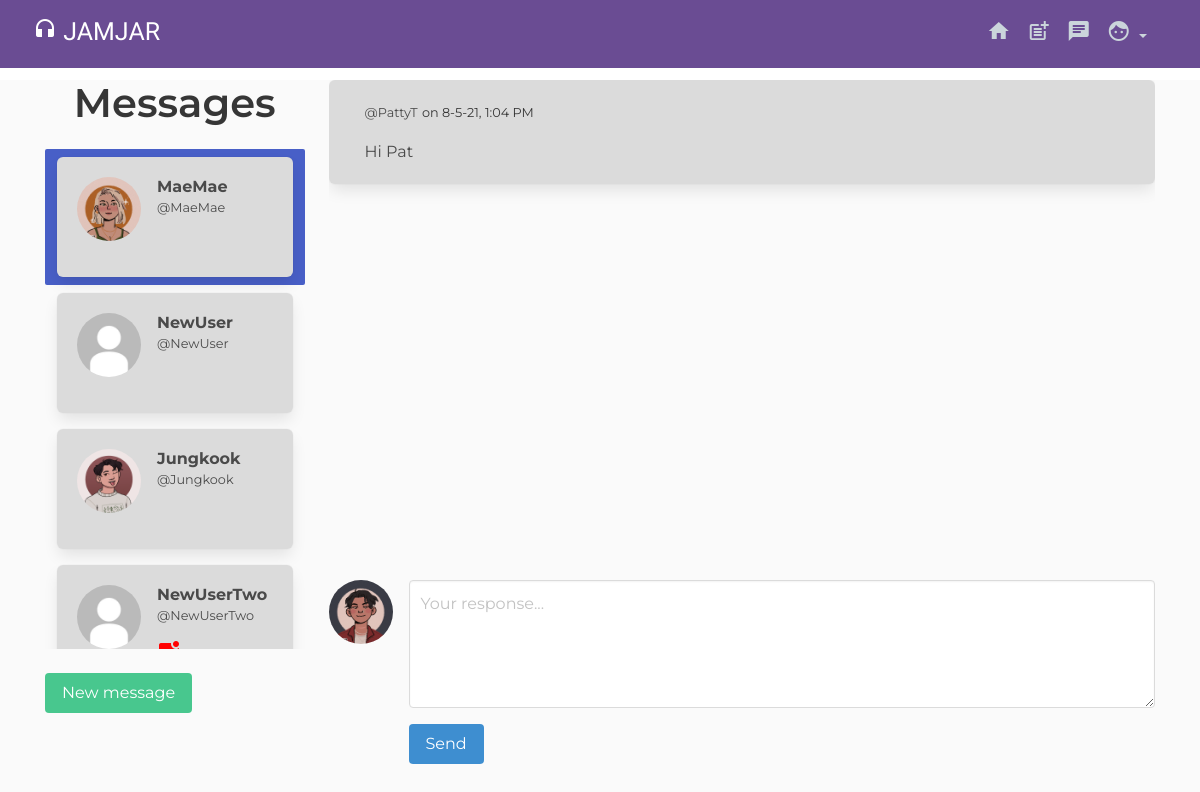
/messages (signed in), run on the app's committed database.
### users/models.py (models this page shows, shortened)
class Profile(models.Model):
    user = models.OneToOneField(User, on_delete=models.CASCADE)
    image = models.ImageField(default='default.jpg', upload_to='profile_pics')
    location = models.CharField(max_length=50, null=True, blank=True)
    bio = models.TextField(max_length=150, null=True, blank=True)

### dm/models.py (models this page shows, shortened)
class Message(models.Model):
    user = models.ForeignKey(User, on_delete=models.CASCADE, related_name='user')
    sender = models.ForeignKey(User, on_delete=models.CASCADE, related_name='from_user')
    recipient = models.ForeignKey(User, on_delete=models.CASCADE, related_name='to_user')
    body = models.TextField(max_length=500, blank=True, null=True)
    date = models.DateTimeField(auto_now_add=True)
    is_read = models.BooleanField(default=False)
    def get_messages(user):
        users = []
        d_messages = Message.objects.filter(user=user).values('recipient').annotate(last=Max('date')).order_by('last')
        for d_message in d_messages:
            users.append({
                'user': User.objects.get(pk=d_message['recipient']),
                'last': d_message['last'],
                'unread': Message.objects.filter(user=user, recipient__pk=d_message['recipient'], is_read=False).count()
            })
        return users

### dm/views.py (the view)
# urls.py: path('messages', dm_views.inbox, name='messages'),
@login_required
def inbox(request):
    d_messages = Message.get_messages(user=request.user)
    active_dm = None
    dms = None
    if d_messages:
        d_message = d_messages[0]
        active_dm = d_message['user'].username
        dms = Message.objects.filter(user=request.user, recipient=d_message['user'])
        dms.update(is_read=True)
        for d_message in d_messages:
            if d_message['user'].username == active_dm:
                d_message['unread'] = 0
        context = {
            'dms': dms,
            'd_messages': d_messages,
            'active_dm': active_dm,
        }
    try:
        return render(request, 'dm/messages.html', context)
    except:
        return render(request, 'dm/messages.html')

### dm/templates/dm/messages.html (shortened to what this page needs)
{% extends "blog/base.html" %}
{% load static %}
{% block content %}
  <div class="columns is-mobile">
  <div class="column is-one-quarter">
<aside class="menu">
    <h1 class="title is-2 has-text-centered">
    Messages
    </h1>
<ul style="overflow-y: scroll; height: 500px" class="menu-list">
    {% for d_message in d_messages %}
    <a class="{% if active_dm == d_message.user.username %}is-active{% endif %}" href="{% url 'dms' d_message.user.username %}">
        <div class="box has-background-grey-lighter">
            <article class="media">
                <div class="media-left">
                    <figure class="image is-64x64">
                        {% if d_message.user.profile.image.url %}
                            <img class = "rounded-circle article-img" src="{{ d_message.user.profile.image.url }}">
                        {% endif %}
                    </figure>
                </div>
                <div class="media-content">
                    <div class="content">
                        <p>
                        <strong>{{ d_message.user.username }}</strong> <small>@{{ d_message.user.username }}</small>
                        </p>
                    </div>
                    <div class="content">
                        {% if d_message.unread %}
                        <p style="font-weight: bold; color: red;">
                            <i class="material-icons">mark_chat_unread</i> {{ d_message.unread }}
                        </p>
                        {% endif %}
                    </div>
                </div>
            </article>
        </div>
    </a>
    {% endfor %}
</ul>
</aside>
<br>
<a href="#" class="button is-success">New message</a>
</div>
<div class="column">
<div style="overflow-y: scroll; height: 500px">
{% for dm in dms %}
<div class="box has-background-grey-lighter">
  <article class="media">
    <div class="media-content">
      <div class="content">
        <p>
          <small>@{{ dm.sender.username }}</small>
          <strong><small> on {{ dm.date|date:'n-j-y, g:i A'}}</small></strong>
        </p>
        {{ dm.body }}
      </div>
    </div>
  </article>
</div>
{% endfor %}
</div>
<form role="form" method="POST" action="#">
<article class="media">
  <figure class="media-left">
    <p class="image is-64x64">
      <img class = "rounded-circle article-img" src="{{ user.profile.image.url }}">
    </p>
  </figure>
  <div class="media-content">
    <div class="field">
      <p class="control">
        <textarea class="textarea" name="body" placeholder="Your response..."></textarea>
      </p>
    </div>
    <nav class="level">
      <div class="level-left">
        <div class="level-item">
          <button type="submit" name="action" class="button is-info">Send</buttom>
        </div>
      </div>
    </nav>
  </div>
</article>
</form>
</div>
</div>
{% endblock %}

### blog/static/blog/main.css (style rules this page uses)
body { background: #fafafa; color: #333333; margin-top: 5rem; font-family: 'Montserrat', sans-serif }
h1, h2, h3, h4, h5, h6 { color: #444444; }
ul { margin: 0; }
.article-img { height: 65px; width: 65px; margin-right: 16px; }

### data on the page
Message: sender.username "PattyT", date "8-5-21, 1:04 PM", body "Hi Pat"

### other printed values
{{ d_message.user.username }} "MaeMae"
{{ d_message.user.username }} "NewUser"
{{ d_message.user.username }} "Jungkook"
{{ d_message.user.username }} "NewUserTwo"
